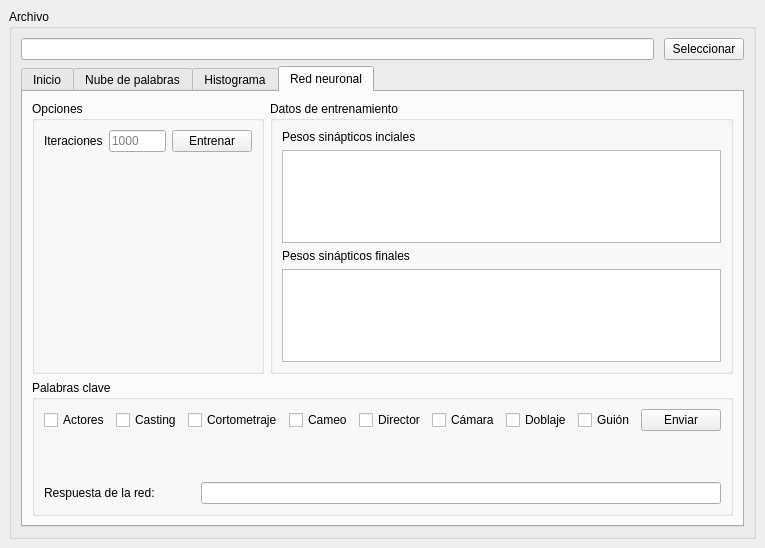
<?xml version="1.0" encoding="UTF-8"?>
<ui version="4.0">
 <class>MainWindow</class>
 <widget class="QMainWindow" name="MainWindow">
  <property name="geometry">
   <rect>
    <x>0</x>
    <y>0</y>
    <width>749</width>
    <height>548</height>
   </rect>
  </property>
  <property name="windowTitle">
   <string>MainWindow</string>
  </property>
  <widget class="QWidget" name="centralwidget">
   <layout class="QVBoxLayout" name="verticalLayout_4" stretch="1">
    <property name="spacing">
     <number>10</number>
    </property>
    <item>
     <widget class="QGroupBox" name="file">
      <property name="sizePolicy">
       <sizepolicy hsizetype="Preferred" vsizetype="Preferred">
        <horstretch>0</horstretch>
        <verstretch>0</verstretch>
       </sizepolicy>
      </property>
      <property name="layoutDirection">
       <enum>Qt::LeftToRight</enum>
      </property>
      <property name="autoFillBackground">
       <bool>false</bool>
      </property>
      <property name="title">
       <string>Archivo</string>
      </property>
      <layout class="QVBoxLayout" name="verticalLayout_13">
       <item>
        <layout class="QHBoxLayout" name="horizontalLayout" stretch="0,0">
         <property name="spacing">
          <number>10</number>
         </property>
         <property name="sizeConstraint">
          <enum>QLayout::SetDefaultConstraint</enum>
         </property>
         <property name="leftMargin">
          <number>0</number>
         </property>
         <property name="rightMargin">
          <number>0</number>
         </property>
         <item>
          <widget class="QLineEdit" name="lineEditPathFile">
           <property name="text">
            <string/>
           </property>
           <property name="echoMode">
            <enum>QLineEdit::Normal</enum>
           </property>
           <property name="readOnly">
            <bool>true</bool>
           </property>
          </widget>
         </item>
         <item>
          <widget class="QPushButton" name="btnSelectFile">
           <property name="text">
            <string>Seleccionar</string>
           </property>
          </widget>
         </item>
        </layout>
       </item>
       <item>
        <widget class="QTabWidget" name="tabWidget">
         <property name="currentIndex">
          <number>3</number>
         </property>
         <widget class="QWidget" name="home">
          <property name="maximumSize">
           <size>
            <width>16777215</width>
            <height>485</height>
           </size>
          </property>
          <attribute name="title">
           <string>Inicio</string>
          </attribute>
          <layout class="QVBoxLayout" name="verticalLayout_2" stretch="1,1">
           <item>
            <layout class="QVBoxLayout" name="verticalLayout">
             <item>
              <layout class="QHBoxLayout" name="horizontalLayout_2" stretch="1,2">
               <item>
                <widget class="QGroupBox" name="groupBox">
                 <property name="title">
                  <string>Opciones</string>
                 </property>
                 <layout class="QVBoxLayout" name="verticalLayout_9">
                  <item>
                   <layout class="QVBoxLayout" name="verticalLayout_3">
                    <item>
                     <layout class="QHBoxLayout" name="horizontalLayout_3">
                      <item>
                       <widget class="QSpinBox" name="spinBox">
                        <property name="value">
                         <number>10</number>
                        </property>
                       </widget>
                      </item>
                      <item>
                       <widget class="QPushButton" name="btnShowData">
                        <property name="text">
                         <string>Mostrar</string>
                        </property>
                       </widget>
                      </item>
                     </layout>
                    </item>
                   </layout>
                  </item>
                 </layout>
                </widget>
               </item>
               <item>
                <widget class="QGroupBox" name="groupBox_2">
                 <property name="title">
                  <string>Palabras clave</string>
                 </property>
                 <layout class="QVBoxLayout" name="verticalLayout_14">
                  <item>
                   <layout class="QVBoxLayout" name="verticalLayout_10">
                    <item>
                     <layout class="QHBoxLayout" name="horizontalLayout_8">
                      <item>
                       <widget class="QLineEdit" name="lineEditKeyword"/>
                      </item>
                      <item>
                       <widget class="QPushButton" name="btnAdd">
                        <property name="text">
                         <string>Agregar</string>
                        </property>
                       </widget>
                      </item>
                      <item>
                       <widget class="QPushButton" name="btnGenerate">
                        <property name="text">
                         <string>Generar CSV</string>
                        </property>
                       </widget>
                      </item>
                     </layout>
                    </item>
                    <item>
                     <widget class="QListView" name="listView"/>
                    </item>
                   </layout>
                  </item>
                 </layout>
                </widget>
               </item>
              </layout>
             </item>
            </layout>
           </item>
           <item>
            <widget class="QGroupBox" name="groupBox_3">
             <property name="title">
              <string>Datos</string>
             </property>
             <layout class="QHBoxLayout" name="horizontalLayout_7">
              <item>
               <widget class="QTableWidget" name="tableWidget"/>
              </item>
             </layout>
            </widget>
           </item>
          </layout>
         </widget>
         <widget class="QWidget" name="wordCloud">
          <attribute name="title">
           <string>Nube de palabras</string>
          </attribute>
          <layout class="QVBoxLayout" name="verticalLayout_5">
           <item>
            <layout class="QVBoxLayout" name="verticalLayout_6" stretch="0,0,1">
             <item>
              <layout class="QHBoxLayout" name="horizontalLayout_6">
               <item>
                <spacer name="horizontalSpacer_3">
                 <property name="orientation">
                  <enum>Qt::Horizontal</enum>
                 </property>
                 <property name="sizeHint" stdset="0">
                  <size>
                   <width>40</width>
                   <height>20</height>
                  </size>
                 </property>
                </spacer>
               </item>
               <item>
                <widget class="QPushButton" name="btnShowWordCloud">
                 <property name="text">
                  <string>Mostrar</string>
                 </property>
                </widget>
               </item>
              </layout>
             </item>
             <item>
              <widget class="Line" name="line">
               <property name="orientation">
                <enum>Qt::Horizontal</enum>
               </property>
              </widget>
             </item>
             <item>
              <widget class="QFrame" name="frameCloud">
               <property name="frameShape">
                <enum>QFrame::StyledPanel</enum>
               </property>
               <property name="frameShadow">
                <enum>QFrame::Raised</enum>
               </property>
              </widget>
             </item>
            </layout>
           </item>
          </layout>
         </widget>
         <widget class="QWidget" name="histogram">
          <attribute name="title">
           <string>Histograma</string>
          </attribute>
          <layout class="QVBoxLayout" name="verticalLayout_8">
           <item>
            <layout class="QVBoxLayout" name="verticalLayout_7" stretch="0,1">
             <item>
              <layout class="QHBoxLayout" name="horizontalLayout_5">
               <item>
                <spacer name="horizontalSpacer_2">
                 <property name="orientation">
                  <enum>Qt::Horizontal</enum>
                 </property>
                 <property name="sizeHint" stdset="0">
                  <size>
                   <width>40</width>
                   <height>20</height>
                  </size>
                 </property>
                </spacer>
               </item>
               <item>
                <widget class="QPushButton" name="btnShowHist">
                 <property name="text">
                  <string>Mostrar</string>
                 </property>
                </widget>
               </item>
              </layout>
             </item>
             <item>
              <widget class="QFrame" name="frameHist">
               <property name="frameShape">
                <enum>QFrame::StyledPanel</enum>
               </property>
               <property name="frameShadow">
                <enum>QFrame::Raised</enum>
               </property>
              </widget>
             </item>
            </layout>
           </item>
          </layout>
         </widget>
         <widget class="QWidget" name="neuralNetwork">
          <attribute name="title">
           <string>Red neuronal</string>
          </attribute>
          <layout class="QVBoxLayout" name="verticalLayout_12" stretch="2,1">
           <item>
            <layout class="QHBoxLayout" name="horizontalLayout_11" stretch="1,2">
             <item>
              <widget class="QGroupBox" name="groupBox_7">
               <property name="title">
                <string>Opciones</string>
               </property>
               <layout class="QVBoxLayout" name="verticalLayout_22">
                <item>
                 <layout class="QVBoxLayout" name="verticalLayout_21">
                  <item>
                   <layout class="QHBoxLayout" name="horizontalLayout_13">
                    <item>
                     <widget class="QLabel" name="label_2">
                      <property name="text">
                       <string>Iteraciones</string>
                      </property>
                     </widget>
                    </item>
                    <item>
                     <widget class="QLineEdit" name="lineEditIterations">
                      <property name="placeholderText">
                       <string>1000</string>
                      </property>
                     </widget>
                    </item>
                    <item>
                     <widget class="QPushButton" name="btnTrain_2">
                      <property name="text">
                       <string>Entrenar</string>
                      </property>
                     </widget>
                    </item>
                   </layout>
                  </item>
                  <item>
                   <spacer name="verticalSpacer">
                    <property name="orientation">
                     <enum>Qt::Vertical</enum>
                    </property>
                    <property name="sizeHint" stdset="0">
                     <size>
                      <width>20</width>
                      <height>40</height>
                     </size>
                    </property>
                   </spacer>
                  </item>
                 </layout>
                </item>
               </layout>
              </widget>
             </item>
             <item>
              <widget class="QGroupBox" name="groupBox_5">
               <property name="title">
                <string>Datos de entrenamiento</string>
               </property>
               <layout class="QVBoxLayout" name="verticalLayout_20">
                <item>
                 <layout class="QVBoxLayout" name="verticalLayout_19">
                  <item>
                   <widget class="QLabel" name="label_3">
                    <property name="text">
                     <string>Pesos sinápticos inciales</string>
                    </property>
                   </widget>
                  </item>
                  <item>
                   <widget class="QTextBrowser" name="textBrowserInitialWeights"/>
                  </item>
                  <item>
                   <widget class="QLabel" name="label_4">
                    <property name="text">
                     <string>Pesos sinápticos finales</string>
                    </property>
                   </widget>
                  </item>
                  <item>
                   <widget class="QTextBrowser" name="textBrowserFinalWeights"/>
                  </item>
                 </layout>
                </item>
               </layout>
              </widget>
             </item>
            </layout>
           </item>
           <item>
            <layout class="QVBoxLayout" name="verticalLayout_15">
             <item>
              <widget class="QGroupBox" name="groupBox_6">
               <property name="title">
                <string>Palabras clave</string>
               </property>
               <layout class="QVBoxLayout" name="verticalLayout_24">
                <item>
                 <layout class="QVBoxLayout" name="verticalLayout_23">
                  <item>
                   <layout class="QHBoxLayout" name="horizontalLayout_14" stretch="0,0,0,0,0,0,0,0,0,1">
                    <item>
                     <widget class="QCheckBox" name="checkboxActors_2">
                      <property name="text">
                       <string>Actores</string>
                      </property>
                     </widget>
                    </item>
                    <item>
                     <widget class="QCheckBox" name="checkboxCasting_2">
                      <property name="text">
                       <string>Casting</string>
                      </property>
                     </widget>
                    </item>
                    <item>
                     <widget class="QCheckBox" name="checkboxShortFilm_2">
                      <property name="text">
                       <string>Cortometraje</string>
                      </property>
                     </widget>
                    </item>
                    <item>
                     <widget class="QCheckBox" name="checkboxCameo_2">
                      <property name="text">
                       <string>Cameo</string>
                      </property>
                     </widget>
                    </item>
                    <item>
                     <widget class="QCheckBox" name="checkboxDirector_2">
                      <property name="text">
                       <string>Director</string>
                      </property>
                     </widget>
                    </item>
                    <item>
                     <widget class="QCheckBox" name="checkboxCamera_2">
                      <property name="text">
                       <string>Cámara</string>
                      </property>
                     </widget>
                    </item>
                    <item>
                     <widget class="QCheckBox" name="checkboxDubbing_2">
                      <property name="text">
                       <string>Doblaje</string>
                      </property>
                     </widget>
                    </item>
                    <item>
                     <widget class="QCheckBox" name="checkboxScript_2">
                      <property name="text">
                       <string>Guión</string>
                      </property>
                     </widget>
                    </item>
                    <item>
                     <spacer name="horizontalSpacer_6">
                      <property name="orientation">
                       <enum>Qt::Horizontal</enum>
                      </property>
                      <property name="sizeHint" stdset="0">
                       <size>
                        <width>40</width>
                        <height>20</height>
                       </size>
                      </property>
                     </spacer>
                    </item>
                    <item>
                     <widget class="QPushButton" name="btnSend_2">
                      <property name="text">
                       <string>Enviar</string>
                      </property>
                     </widget>
                    </item>
                   </layout>
                  </item>
                  <item>
                   <spacer name="verticalSpacer_2">
                    <property name="orientation">
                     <enum>Qt::Vertical</enum>
                    </property>
                    <property name="sizeHint" stdset="0">
                     <size>
                      <width>20</width>
                      <height>40</height>
                     </size>
                    </property>
                   </spacer>
                  </item>
                  <item>
                   <layout class="QHBoxLayout" name="horizontalLayout_16" stretch="0,0,1">
                    <item>
                     <widget class="QLabel" name="label_6">
                      <property name="text">
                       <string>Respuesta de la red:</string>
                      </property>
                     </widget>
                    </item>
                    <item>
                     <spacer name="horizontalSpacer_8">
                      <property name="orientation">
                       <enum>Qt::Horizontal</enum>
                      </property>
                      <property name="sizeHint" stdset="0">
                       <size>
                        <width>40</width>
                        <height>20</height>
                       </size>
                      </property>
                     </spacer>
                    </item>
                    <item>
                     <widget class="QLineEdit" name="lineEditAns"/>
                    </item>
                   </layout>
                  </item>
                 </layout>
                </item>
               </layout>
              </widget>
             </item>
            </layout>
           </item>
          </layout>
         </widget>
        </widget>
       </item>
      </layout>
     </widget>
    </item>
   </layout>
  </widget>
  <widget class="QMenuBar" name="menubar">
   <property name="geometry">
    <rect>
     <x>0</x>
     <y>0</y>
     <width>749</width>
     <height>21</height>
    </rect>
   </property>
  </widget>
 </widget>
 <resources/>
 <connections/>
</ui>
